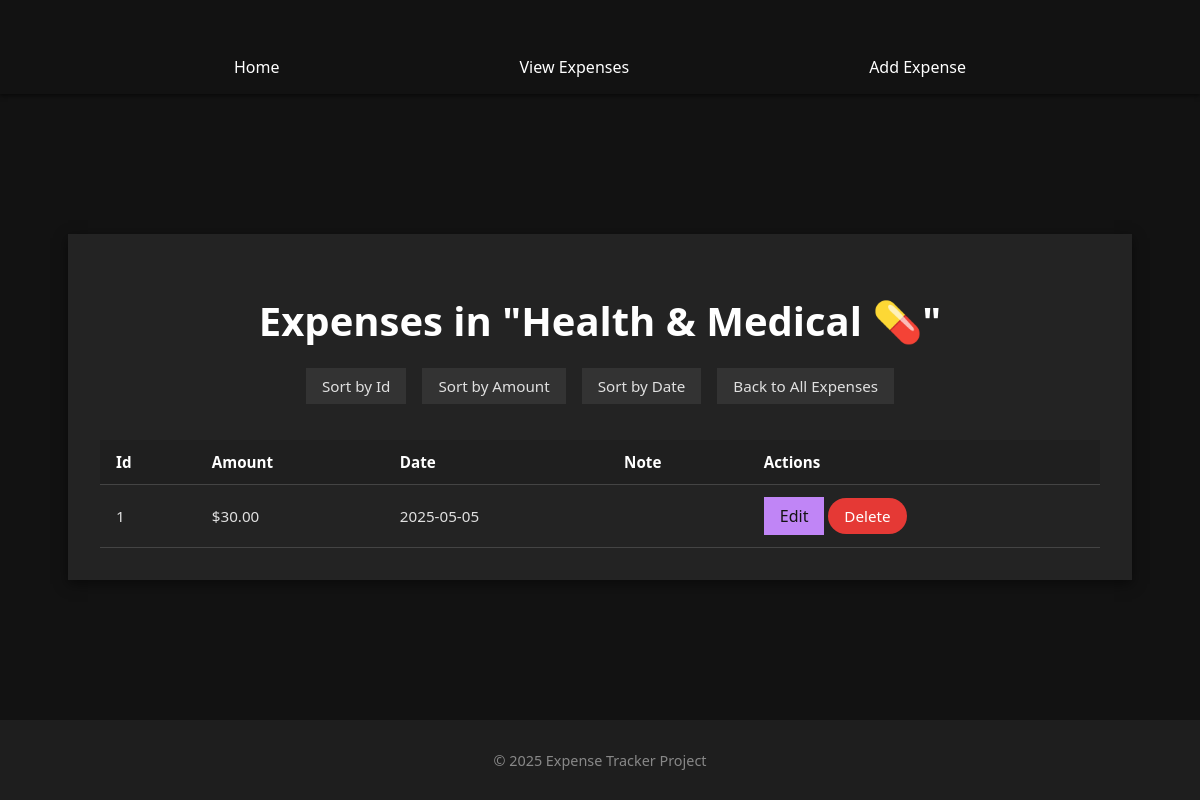
The page /expenses/category/6 on the database as committed earlier.
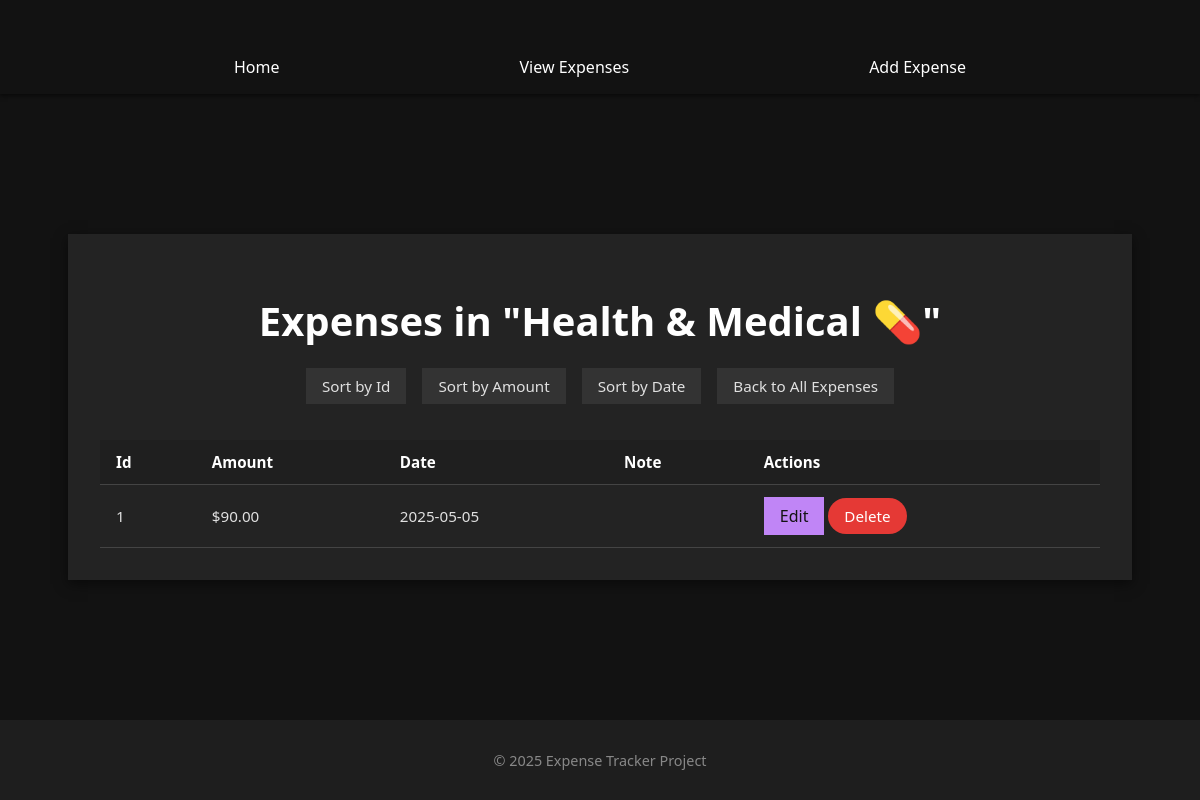
The same page on the database as committed later.
### models/category.py (models this page shows, shortened)
class Category(db.Model):
    __tablename__="category"
    id = db.Column(db.Integer, primary_key=True)
    name = db.Column(db.String(50), nullable=False, unique=True)
    expenses = db.relationship("Expense", back_populates="category")

### models/expense.py (models this page shows, shortened)
class Expense(db.Model):
    __tablename__ = "expenses"
    id = db.mapped_column(db.Integer, primary_key=True)
    amount = db.mapped_column(db.Float, nullable=False)
    category = db.mapped_column(db.String, nullable=False)
    date = db.mapped_column(DateTime, nullable=False)
    note = db.mapped_column(db.String)
    category_id = db.Column(db.Integer, db.ForeignKey("category.id"), nullable=False)
    category = db.relationship("Category", back_populates="expenses")

### app.py (the view)
    @app.route("/expenses/category/<int:category_id>")
    def expenses_by_category(category_id):
        category = db.session.get(Category, category_id)
        if not category:
            return render_template("error.html", message="Category not found.")
        sort = request.args.get("sort")
        stmt = select(Expense).where(Expense.category_id == category_id)
        if sort == "id":
            stmt = stmt.order_by(Expense.id)
        elif sort == "amount":
            stmt = stmt.order_by(Expense.amount)
        elif sort == "date":
            stmt = stmt.order_by(Expense.date)
        expenses = db.session.execute(stmt).scalars().all()
        return render_template("expenses_by_category.html", expenses=expenses, category=category)

### templates/expenses_by_category.html (shortened to what this page needs)
{% extends "base.html" %}
{% block content %}
<div class="center-box">
    <div class="card" style="width: 120%; max-width: 1000px;">
        <h1 style="text-align: center; margin-bottom: 1rem; font-size: 2.5rem">
            Expenses in "{{ category.name }}"
        </h1>
        <div style="display: flex; flex-wrap: wrap; gap: 0.5rem; justify-content: center; margin-bottom: 1rem;">
            <a href="{{ url_for('expenses_by_category', category_id=category.id, sort='id') }}" class="filter-btn">Sort by Id</a>
            <a href="{{ url_for('expenses_by_category', category_id=category.id, sort='amount') }}" class="filter-btn">Sort by Amount</a>
            <a href="{{ url_for('expenses_by_category', category_id=category.id, sort='date') }}" class="filter-btn">Sort by Date</a>
            <a class="filter-btn" href="{{ url_for('list_expenses') }}">Back to All Expenses</a>
        </div>
        {% if expenses %}
        <div style="overflow-x: auto;">
            <table>
                <thead>
                    <tr>
                        <th>Id</th>
                        <th>Amount</th>
                        <th>Date</th>
                        <th>Note</th>
                        <th>Actions</th>
                    </tr>
                </thead>
                <tbody>
                    {% for expense in expenses %}
                    <tr>
                        <td>{{ expense.id }}</td>
                        <td>${{ '%.2f' | format(expense.amount) }}</td>
                        <td>{{ expense.date.strftime('%Y-%m-%d') }}</td>
                        <td>{{ expense.note }}</td>
                        <td>
                            <a href="{{ url_for('edit_form', expense_id=expense.id) }}" class="btn">Edit</a>
                            <a href="{{ url_for('confirm_delete', expense_id=expense.id) }}" class="btn-del">Delete</a>
                        </td>
                    </tr>
                    {% endfor %}
                </tbody>
            </table>
        </div>
        {% else %}
            <p style="text-align: center;">No expenses found in this category.</p>
        {% endif %}
    </div>
</div>
{% endblock %}

### templates/base.html (shortened to what this page needs)
<!DOCTYPE html>
<html lang="en">
<head>
    <link rel="stylesheet" href="{{ url_for('static', filename='style.css') }}">
</head>
<body>
    <header>
        <nav>
            <a href="{{ url_for('home') }}">Home</a>
            <a href="{{ url_for('list_expenses') }}">View Expenses</a>
            <a href="{{ url_for('add_expense') }}">Add Expense</a>
        </nav>
    </header>
    <main class="main-content">
        {% block content %}{% endblock %}
    </main>
    <footer>
        <p>&copy; 2025 Expense Tracker Project</p>
    </footer>
</body>
</html>

### static/style.css (style rules this page uses)
body { margin: 0; font-family: 'Segoe UI', Tahoma, Geneva, Verdana, sans-serif; background-color: #121212; color: #e0e0e0; display: flex; flex-direction: column; min-height: 100vh; }
header { padding: 1rem 0; box-shadow: 0 2px 4px rgba(0,0,0,0.5); }
nav { display: flex; justify-content: center; gap: 15rem; position: sticky; top:0; z-index: 1000; }
nav a { color: #ffffff; text-decoration: none; font-weight: 500; transition: color 0.3s ease; padding-top: 40px; position: sticky; top: 0px; }
.main-content { flex: 1; padding: 2rem; display: flex; justify-content: center; align-items: center; flex-direction: column; }
footer { background-color: #1e1e1e; color: #888; text-align: center; padding: 1rem 0; font-size: 0.9rem; }
.card { background-color: #232323; padding: 2rem; box-shadow: 0 4px 12px rgba(0,0,0,0.5); width: 60%; max-width: 1000px; text-align: center; }
.center-box { display: flex; justify-content: center; align-items: center; width: 100%; flex-direction: column; }
h1, h2, h3 { color: white; margin-bottom: 1rem; }
.btn { background-color: #c085f6; color: #121212; padding: 0.5rem 1rem; border: none; font-size: 1rem; text-decoration: none; cursor: pointer; transition: background-color 0.3s ease; display: inline-block; }
.btn-del { background-color: #e53935; color: #fff; padding: 0.5rem 1rem; border: none; border-radius: 20px; font-size: 0.95rem; text-decoration: none; cursor: pointer; transition: background-color 0.3s ease; }
.filter-btn { background-color: #333; color: #e0e0e0; padding: 0.5rem 1rem; text-decoration: none; font-size: 0.95rem; transition: background-color 0.3s ease; margin: 0.25rem; }
table { width: 100%; border-collapse: collapse; margin-top: 1rem; font-size: 0.95rem; }
th, td { padding: 0.75rem 1rem; text-align: left; border-bottom: 1px solid #444; }
th { background-color: #1f1f1f; color: white; font-weight: 600; }
td a { color: #c085f6; text-decoration: underline; }

Rows that differ between the two databases and show on the page:
changed Expense id 1: amount "30.00" → "90.00"
